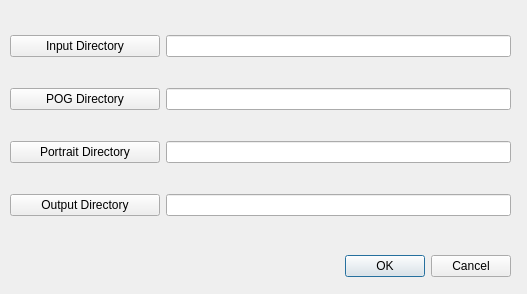
<?xml version="1.0" encoding="UTF-8"?>
<ui version="4.0">
 <class>foldersDialog</class>
 <widget class="QDialog" name="foldersDialog">
  <property name="enabled">
   <bool>true</bool>
  </property>
  <property name="geometry">
   <rect>
    <x>0</x>
    <y>0</y>
    <width>527</width>
    <height>294</height>
   </rect>
  </property>
  <property name="minimumSize">
   <size>
    <width>527</width>
    <height>294</height>
   </size>
  </property>
  <property name="maximumSize">
   <size>
    <width>527</width>
    <height>294</height>
   </size>
  </property>
  <property name="windowTitle">
   <string>Dialog</string>
  </property>
  <widget class="QDialogButtonBox" name="buttonBox">
   <property name="geometry">
    <rect>
     <x>170</x>
     <y>250</y>
     <width>341</width>
     <height>32</height>
    </rect>
   </property>
   <property name="orientation">
    <enum>Qt::Horizontal</enum>
   </property>
   <property name="standardButtons">
    <set>QDialogButtonBox::Cancel|QDialogButtonBox::Ok</set>
   </property>
  </widget>
  <widget class="QWidget" name="layoutWidget">
   <property name="geometry">
    <rect>
     <x>10</x>
     <y>10</y>
     <width>501</width>
     <height>231</height>
    </rect>
   </property>
   <layout class="QVBoxLayout" name="verticalLayout">
    <item>
     <layout class="QHBoxLayout" name="horizontalLayout">
      <item>
       <widget class="QPushButton" name="buttonInput">
        <property name="minimumSize">
         <size>
          <width>150</width>
          <height>0</height>
         </size>
        </property>
        <property name="text">
         <string>Input Directory</string>
        </property>
       </widget>
      </item>
      <item>
       <widget class="QLineEdit" name="editInput"/>
      </item>
     </layout>
    </item>
    <item>
     <layout class="QHBoxLayout" name="horizontalLayout_2">
      <item>
       <widget class="QPushButton" name="buttonPOG">
        <property name="minimumSize">
         <size>
          <width>150</width>
          <height>0</height>
         </size>
        </property>
        <property name="text">
         <string>POG Directory</string>
        </property>
       </widget>
      </item>
      <item>
       <widget class="QLineEdit" name="editPOG"/>
      </item>
     </layout>
    </item>
    <item>
     <layout class="QHBoxLayout" name="horizontalLayout_3">
      <item>
       <widget class="QPushButton" name="buttonPortrait">
        <property name="minimumSize">
         <size>
          <width>150</width>
          <height>0</height>
         </size>
        </property>
        <property name="text">
         <string>Portrait Directory</string>
        </property>
       </widget>
      </item>
      <item>
       <widget class="QLineEdit" name="editPortrait"/>
      </item>
     </layout>
    </item>
    <item>
     <layout class="QHBoxLayout" name="horizontalLayout_4">
      <item>
       <widget class="QPushButton" name="buttonOutput">
        <property name="minimumSize">
         <size>
          <width>150</width>
          <height>0</height>
         </size>
        </property>
        <property name="text">
         <string>Output Directory</string>
        </property>
       </widget>
      </item>
      <item>
       <widget class="QLineEdit" name="editOutput"/>
      </item>
     </layout>
    </item>
   </layout>
  </widget>
 </widget>
 <resources/>
 <connections>
  <connection>
   <sender>buttonBox</sender>
   <signal>accepted()</signal>
   <receiver>foldersDialog</receiver>
   <slot>accept()</slot>
   <hints>
    <hint type="sourcelabel">
     <x>248</x>
     <y>254</y>
    </hint>
    <hint type="destinationlabel">
     <x>157</x>
     <y>274</y>
    </hint>
   </hints>
  </connection>
  <connection>
   <sender>buttonBox</sender>
   <signal>rejected()</signal>
   <receiver>foldersDialog</receiver>
   <slot>reject()</slot>
   <hints>
    <hint type="sourcelabel">
     <x>316</x>
     <y>260</y>
    </hint>
    <hint type="destinationlabel">
     <x>286</x>
     <y>274</y>
    </hint>
   </hints>
  </connection>
 </connections>
</ui>
